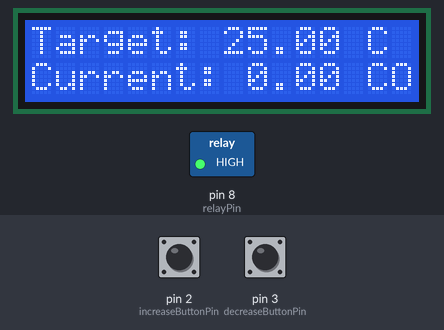
The sketch below on a simulated Arduino Uno, built with avr-gcc and run on an emulated ATmega328P. On the bench: 16×2 character LCD, switched loads named in the sketch (green lamp = pin HIGH). Inputs (shaded band) come from the test bench; at power-on: pin 2 (increaseButtonPin) HIGH, pin 3 (decreaseButtonPin) HIGH.

Above: at 1.3 s.
1.4 s: pin 2 (increaseButtonPin) pulled LOW for 0.15 s
At 2.7 s:
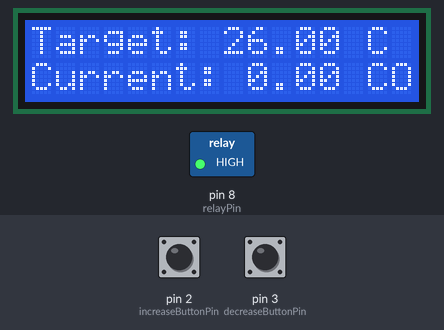
3.7 s: pin 2 (increaseButtonPin) pulled LOW for 1 s
At 5.7 s:
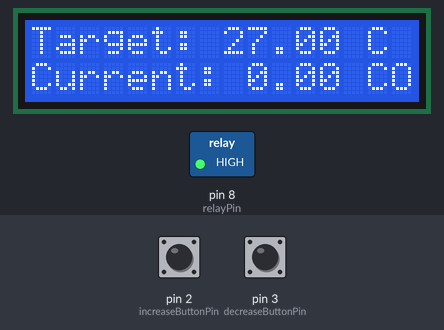
Timing chart, 0 to 7.2 s (numbered marks = the images above; inputs shaded):
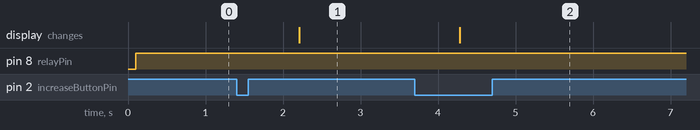

Measured:
- after the input at 1.4 s, the display: changes after 0.81 s (image 1)
- after the input at 3.7 s, the display: changes after 0.58 s (image 2)

The sketch:

Bang_Bang_Buttons_LCD.ino
```cpp
#include <Wire.h>
#include <LiquidCrystal_I2C.h>

// Constants for temperature control
const int temperatureSensorPin = A0; // Analog pin for the temperature sensor
const int relayPin = 8;              // Digital pin for the relay

// Constants for LCD display
LiquidCrystal_I2C lcd(0x27, 16, 2);  // Set the LCD address and dimensions

// Constants for buttons
const int increaseButtonPin = 2;     // Button to increase target temperature
const int decreaseButtonPin = 3;     // Button to decrease target temperature

// Variables
float currentTemperature = 0.0;
float targetTemperature = 25.0;      // Default target temperature in Celsius
bool ovenOn = false;

void setup() {
  // Initialize the LCD display
  lcd.init();
  lcd.backlight();

  // Initialize the relay pin
  pinMode(relayPin, OUTPUT);

  // Initialize the buttons as inputs
  pinMode(increaseButtonPin, INPUT_PULLUP);
  pinMode(decreaseButtonPin, INPUT_PULLUP);

  // Attach interrupt service routines to the buttons
  attachInterrupt(digitalPinToInterrupt(increaseButtonPin), increaseTemperature, FALLING);
  attachInterrupt(digitalPinToInterrupt(decreaseButtonPin), decreaseTemperature, FALLING);

  // Print initial display
  updateDisplay();
}

void loop() {
  // Read the current temperature
  currentTemperature = readTemperature();

  // Control the oven using bang-bang control
  if (currentTemperature < targetTemperature) {
    digitalWrite(relayPin, HIGH); // Turn on the relay
    ovenOn = true;
  } else {
    digitalWrite(relayPin, LOW); // Turn off the relay
    ovenOn = false;
  }

  // Update the display
  updateDisplay();

  delay(1000); // Delay for one second
}

void increaseTemperature() {
  targetTemperature += 1.0;
}

void decreaseTemperature() {
  targetTemperature -= 1.0;
}

float readTemperature() {
  // Replace this with your temperature sensor reading code
  // Example: return analogRead(temperatureSensorPin) * 0.48876; // Convert analog value to Celsius
}

void updateDisplay() {
  lcd.setCursor(0, 0);
  lcd.print("Target: ");
  lcd.print(targetTemperature);
  lcd.print(" C  ");

  lcd.setCursor(0, 1);
  lcd.print("Current: ");
  lcd.print(currentTemperature);
  lcd.print(" C  ");

  lcd.setCursor(15, 1);
  lcd.print(ovenOn ? "ON" : "OFF");
}
```
